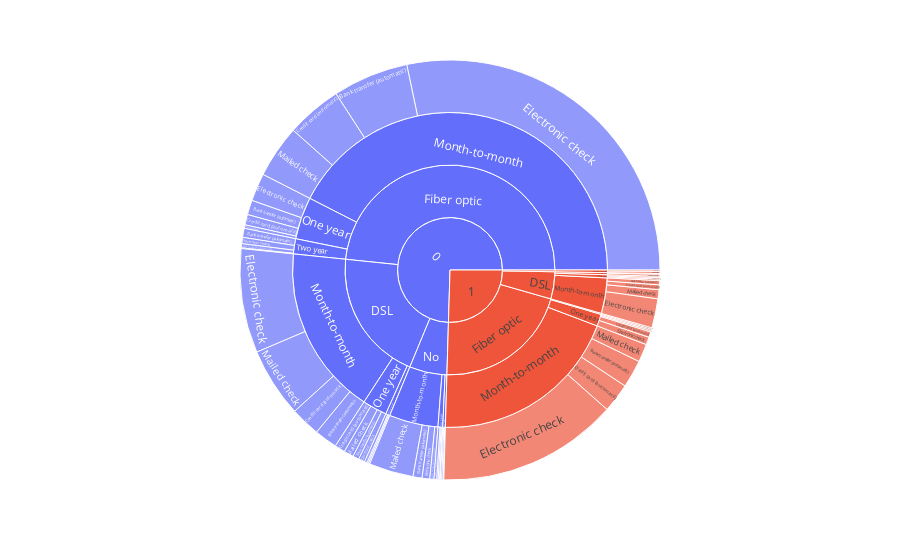

The code cell stored with this chart in its notebook:
### Code cell
#want to find which group of customer are mostly bad customer
import plotly.express as px

churn_yes=churn[churn["Churn"]=="Yes"]

fig=px.sunburst(churn_yes,path=["SeniorCitizen","InternetService","Contract","PaymentMethod"])
fig.show()

### Figure 1 — Plotly figure (JSON) as saved in the notebook; plotly's stock layout.template omitted (floating-point values rounded to 4 significant figures)
{"data": [{"branchvalues": "total", "domain": {"x": [0, 1], "y": [0, 1]}, "hovertemplate": "labels=%{label}<br>count=%{value}<br>parent=%{parent}<br>id=%{id}<extra></extra>", "ids": ["0/DSL/Month-to-month/Bank transfer (automatic)", "1/DSL/Month-to-month/Bank transfer (automatic)", "0/Fiber optic/Month-to-month/Bank transfer (automatic)", "1/Fiber optic/Month-to-month/Bank transfer (automatic)", "0/No/Month-to-month/Bank transfer (automatic)", "0/DSL/One year/Bank transfer (automatic)", "1/DSL/One year/Bank transfer (automatic)", "0/Fiber optic/One year/Bank transfer (automatic)", "1/Fiber optic/One year/Bank transfer (automatic)", "0/No/One year/Bank transfer (automatic)", "0/DSL/Two year/Bank transfer (automatic)", "1/DSL/Two year/Bank transfer (automatic)", "0/Fiber optic/Two year/Bank transfer (automatic)", "1/Fiber optic/Two year/Bank transfer (automatic)", "0/No/Two year/Bank transfer (automatic)", "0/DSL/Month-to-month/Credit card (automatic)", "1/DSL/Month-to-month/Credit card (automatic)", "0/Fiber optic/Month-to-month/Credit card (automatic)", "1/Fiber optic/Month-to-month/Credit card (automatic)", "0/No/Month-to-month/Credit card (automatic)", "0/DSL/One year/Credit card (automatic)", "1/DSL/One year/Credit card (automatic)", "0/Fiber optic/One year/Credit card (automatic)", "1/Fiber optic/One year/Credit card (automatic)", "0/No/One year/Credit card (automatic)", "0/DSL/Two year/Credit card (automatic)", "1/DSL/Two year/Credit card (automatic)", "0/Fiber optic/Two year/Credit card (automatic)", "0/No/Two year/Credit card (automatic)", "0/DSL/Month-to-month/Electronic check", "1/DSL/Month-to-month/Electronic check", "0/Fiber optic/Month-to-month/Electronic check", "1/Fiber optic/Month-to-month/Electronic check", "0/No/Month-to-month/Electronic check", "1/No/Month-to-month/Electronic check", "0/DSL/One year/Electronic check", "1/DSL/One year/Electronic check", "0/Fiber optic/One year/Electronic check", "1/Fiber optic/One year/Electronic check", "0/No/One year/Electronic check", "0/DSL/Two year/Electronic check", "0/Fiber optic/Two year/Electronic check", "0/DSL/Month-to-month/Mailed check", "1/DSL/Month-to-month/Mailed check", "0/Fiber optic/Month-to-month/Mailed check", "1/Fiber optic/Month-to-month/Mailed check", "0/No/Month-to-month/Mailed check", "1/No/Month-to-month/Mailed check", "0/DSL/One year/Mailed check", "0/Fiber optic/One year/Mailed check", "1/Fiber optic/One year/Mailed check", "0/No/One year/Mailed check", "0/Fiber optic/Two year/Mailed check", "0/No/Two year/Mailed check", "0/DSL/Month-to-month", "1/DSL/Month-to-month", "0/Fiber optic/Month-to-month", "1/Fiber optic/Month-to-month", "0/No/Month-to-month", "1/No/Month-to-month", "0/DSL/One year", "1/DSL/One year", "0/Fiber optic/One year", "1/Fiber optic/One year", "0/No/One year", "0/DSL/Two year", "1/DSL/Two year", "0/Fiber optic/Two year", "1/Fiber optic/Two year", "0/No/Two year", "0/DSL", "1/DSL", "0/Fiber optic", "1/Fiber optic", "0/No", "1/No", "0", "1"], "labels": ["Bank transfer (automatic)", "Bank transfer (automatic)", "Bank transfer (automatic)", "Bank transfer (automatic)", "Bank transfer (automatic)", "Bank transfer (automatic)", "Bank transfer (automatic)", "Bank transfer (automatic)", "Bank transfer (automatic)", "Bank transfer (automatic)", "Bank transfer (automatic)", "Bank transfer (automatic)", "Bank transfer (automatic)", "Bank transfer (automatic)", "Bank transfer (automatic)", "Credit card (automatic)", "Credit card (automatic)", "Credit card (automatic)", "Credit card (automatic)", "Credit card (automatic)", "Credit card (automatic)", "Credit card (automatic)", "Credit card (automatic)", "Credit card (automatic)", "Credit card (automatic)", "Credit card (automatic)", "Credit card (automatic)", "Credit card (automatic)", "Credit card (automatic)", "Electronic check", "Electronic check", "Electronic check", "Electronic check", "Electronic check", "Electronic check", "Electronic check", "Electronic check", "Electronic check", "Electronic check", "Electronic check", "Electronic check", "Electronic check", "Mailed check", "Mailed check", "Mailed check", "Mailed check", "Mailed check", "Mailed check", "Mailed check", "Mailed check", "Mailed check", "Mailed check", "Mailed check", "Mailed check", "Month-to-month", "Month-to-month", "Month-to-month", "Month-to-month", "Month-to-month", "Month-to-month", "One year", "One year", "One year", "One year", "One year", "Two year", "Two year", "Two year", "Two year", "Two year", "DSL", "DSL", "Fiber optic", "Fiber optic", "No", "No", "0", "1"], "name": "", "parents": ["0/DSL/Month-to-month", "1/DSL/Month-to-month", "0/Fiber optic/Month-to-month", "1/Fiber optic/Month-to-month", "0/No/Month-to-month", "0/DSL/One year", "1/DSL/One year", "0/Fiber optic/One year", "1/Fiber optic/One year", "0/No/One year", "0/DSL/Two year", "1/DSL/Two year", "0/Fiber optic/Two year", "1/Fiber optic/Two year", "0/No/Two year", "0/DSL/Month-to-month", "1/DSL/Month-to-month", "0/Fiber optic/Month-to-month", "1/Fiber optic/Month-to-month", "0/No/Month-to-month", "0/DSL/One year", "1/DSL/One year", "0/Fiber optic/One year", "1/Fiber optic/One year", "0/No/One year", "0/DSL/Two year", "1/DSL/Two year", "0/Fiber optic/Two year", "0/No/Two year", "0/DSL/Month-to-month", "1/DSL/Month-to-month", "0/Fiber optic/Month-to-month", "1/Fiber optic/Month-to-month", "0/No/Month-to-month", "1/No/Month-to-month", "0/DSL/One year", "1/DSL/One year", "0/Fiber optic/One year", "1/Fiber optic/One year", "0/No/One year", "0/DSL/Two year", "0/Fiber optic/Two year", "0/DSL/Month-to-month", "1/DSL/Month-to-month", "0/Fiber optic/Month-to-month", "1/Fiber optic/Month-to-month", "0/No/Month-to-month", "1/No/Month-to-month", "0/DSL/One year", "0/Fiber optic/One year", "1/Fiber optic/One year", "0/No/One year", "0/Fiber optic/Two year", "0/No/Two year", "0/DSL", "1/DSL", "0/Fiber optic", "1/Fiber optic", "0/No", "1/No", "0/DSL", "1/DSL", "0/Fiber optic", "1/Fiber optic", "0/No", "0/DSL", "1/DSL", "0/Fiber optic", "1/Fiber optic", "0/No", "0", "1", "0", "1", "0", "1", "", ""], "type": "sunburst", "values": [33, 6, 109, 40, 13, 9, 2, 21, 2, 4, 2, 1, 13, 2, 1, 43, 7, 80, 42, 6, 15, 2, 15, 8, 1, 2, 3, 6, 2, 150, 42, 529, 260, 11, 2, 9, 2, 40, 11, 2, 4, 9, 100, 13, 76, 26, 64, 3, 14, 5, 2, 2, 1, 2, 326, 68, 794, 368, 94, 5, 47, 6, 81, 23, 9, 8, 4, 29, 2, 5, 381, 78, 904, 393, 108, 5, 1393, 476]}], "layout": {"legend": {"tracegroupgap": 0}, "margin": {"t": 60}}}
